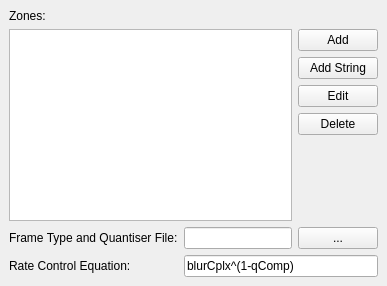
     <widget class="QWidget" name="tab_5" >
      <attribute name="title" >
       <string>Advanced Rate Control</string>
      </attribute>
      <layout class="QVBoxLayout" >
       <property name="margin" >
        <number>9</number>
       </property>
       <property name="spacing" >
        <number>6</number>
       </property>
       <item>
        <widget class="QLabel" name="label_32" >
         <property name="text" >
          <string>Zones:</string>
         </property>
        </widget>
       </item>
       <item>
        <layout class="QHBoxLayout" >
         <property name="margin" >
          <number>0</number>
         </property>
         <property name="spacing" >
          <number>6</number>
         </property>
         <item>
          <widget class="QListView" name="listView" />
         </item>
         <item>
          <layout class="QVBoxLayout" >
           <property name="margin" >
            <number>0</number>
           </property>
           <property name="spacing" >
            <number>6</number>
           </property>
           <item>
            <widget class="QPushButton" name="zoneAddButton" >
             <property name="text" >
              <string>Add</string>
             </property>
            </widget>
           </item>
           <item>
            <widget class="QPushButton" name="zoneAddStringButton" >
             <property name="text" >
              <string>Add String</string>
             </property>
            </widget>
           </item>
           <item>
            <widget class="QPushButton" name="zoneEditButton" >
             <property name="text" >
              <string>Edit</string>
             </property>
            </widget>
           </item>
           <item>
            <widget class="QPushButton" name="zoneDeleteButton" >
             <property name="text" >
              <string>Delete</string>
             </property>
            </widget>
           </item>
           <item>
            <spacer>
             <property name="orientation" >
              <enum>Qt::Vertical</enum>
             </property>
             <property name="sizeHint" >
              <size>
               <width>20</width>
               <height>40</height>
              </size>
             </property>
            </spacer>
           </item>
          </layout>
         </item>
        </layout>
       </item>
       <item>
        <layout class="QGridLayout" >
         <property name="margin" >
          <number>0</number>
         </property>
         <property name="spacing" >
          <number>6</number>
         </property>
         <item row="0" column="1" >
          <layout class="QHBoxLayout" >
           <property name="margin" >
            <number>0</number>
           </property>
           <property name="spacing" >
            <number>6</number>
           </property>
           <item>
            <widget class="QLineEdit" name="frameTypeFileLineEdit" />
           </item>
           <item>
            <widget class="QPushButton" name="frameTypeFileButton" >
             <property name="text" >
              <string>...</string>
             </property>
            </widget>
           </item>
          </layout>
         </item>
         <item row="1" column="0" >
          <widget class="QLabel" name="label_33" >
           <property name="text" >
            <string>Rate Control Equation:</string>
           </property>
          </widget>
         </item>
         <item row="1" column="1" >
          <widget class="QLineEdit" name="rateControlEqLineEdit" >
           <property name="text" >
            <string>blurCplx^(1-qComp)</string>
           </property>
          </widget>
         </item>
         <item row="0" column="0" >
          <widget class="QLabel" name="label_34" >
           <property name="text" >
            <string>Frame Type and Quantiser File:</string>
           </property>
          </widget>
         </item>
        </layout>
       </item>
      </layout>
     </widget>
